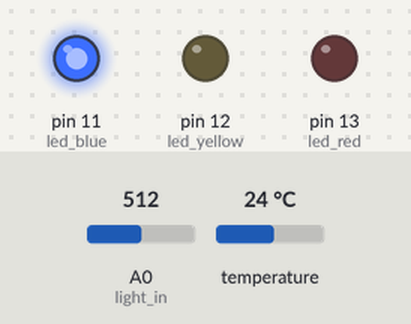
This sketch was run on a simulated Arduino Uno, built with avr-gcc and run on an emulated ATmega328P. On the bench: output pins drawn as LEDs (lit = HIGH). The inputs (shaded band) are chosen by the test bench; at power-on: temperature 24 °C, A0 (light_in) = 512. What the sketch prints to the serial monitor is not drawn.

Above: at 1.5 s.
1.6 s: temperature set to 34.5 °C
5.6 s: temperature set to 35.8 °C
At 6.8 s:
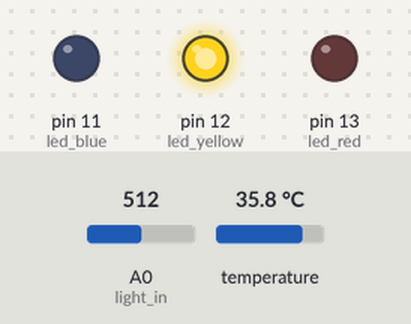
7.1 s: A0 (light_in) set to 488
At 8.2 s:
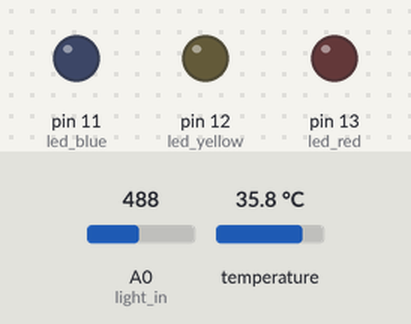
9.3 s: A0 (light_in) set to 511
At 11.6 s:
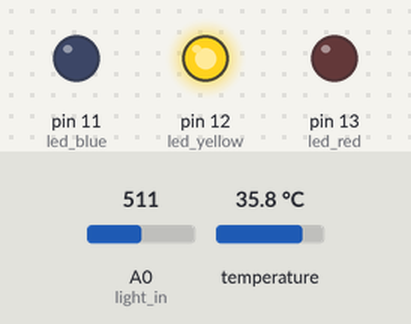
13.3 s: A0 (light_in) set to 306
At 14.0 s:
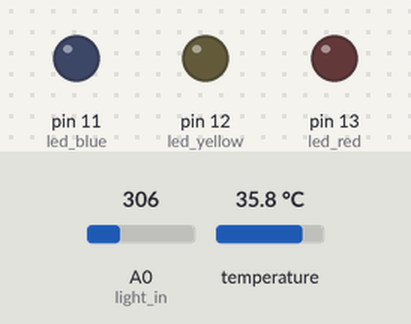
Timing chart, 0 to 15.8 s (numbered marks = the images above; inputs shaded):
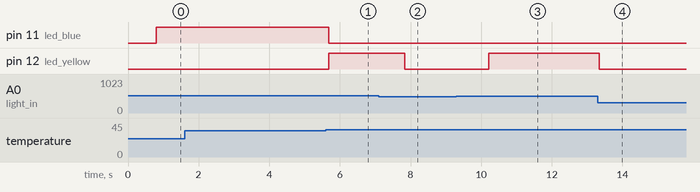

The sketch:

SmartCupHolder.ino
```cpp
#include <DallasTemperature.h>
#include <OneWire.h>

#define ONE_WIRE_BUS 2
#define led_blue 11
#define led_yellow 12
#define led_red 13
#define upper_blue 35
#define upper_yellow 75
#define light_in A0
#define light_boundary 500

OneWire oneWire(ONE_WIRE_BUS);
DallasTemperature sensors(&oneWire);

void setup(void){

  pinMode(led_blue, OUTPUT);
  pinMode(led_yellow, OUTPUT);
  pinMode(led_red, OUTPUT);
  pinMode(light_in, INPUT);

  Serial.begin(9600);
  Serial.println("Dallas Temperature IC Control Library Demo");

  sensors.begin();
}


void loop(void){
  int integer_temperature;
  int lightValue = analogRead(light_in);

  if(lightValue > light_boundary){
    Serial.print(" Requesting temperatures...");
    sensors.requestTemperatures(); // Send the command to get temperatures
    Serial.println("DONE");

    Serial.print("Temperature for Device 1 is: ");
    Serial.print(sensors.getTempCByIndex(0));

    integer_temperature = sensors.getTempCByIndex(0);
    onLed(integer_temperature);
  }
  else{
    offLed();
  }

  delay(200);
}

void offLed(){

  digitalWrite(led_blue,LOW);
  digitalWrite(led_yellow,LOW);
  digitalWrite(led_red,LOW);

}

void onLed(int temperature){

  if(temperature >= 0 && temperature < upper_blue ){

    digitalWrite(led_blue, HIGH);
    digitalWrite(led_yellow, LOW);
    digitalWrite(led_red, LOW);
  }
  else if( temperature >= upper_blue && temperature < upper_yellow){

    digitalWrite(led_blue, LOW);
    digitalWrite(led_yellow, HIGH);
    digitalWrite(led_red, LOW);
  }
  else if( temperature >= upper_yellow){

    digitalWrite(led_blue, LOW);
    digitalWrite(led_yellow, LOW);
    digitalWrite(led_red, HIGH);
  }
}
```

Measured:
- the behaviour switches between 34.9 and 35 °C on temperature (found by bisection; images 0 and 1)
- the behaviour switches between 501 and 500 on A0 (light_in) (found by bisection; images 1 and 2)
- after the input at 1.6 s, every drawn part: stays the same
- after the input at 5.6 s, pin 11 (led_blue): HIGH → LOW after 0.08 s; pin 12 (led_yellow): LOW → HIGH after 0.08 s
- after the input at 7.1 s, pin 12 (led_yellow): HIGH → LOW after 0.74 s
- after the input at 9.3 s, pin 12 (led_yellow): LOW → HIGH after 0.91 s
- after the input at 13.3 s, pin 12 (led_yellow): HIGH → LOW after 0.05 s
